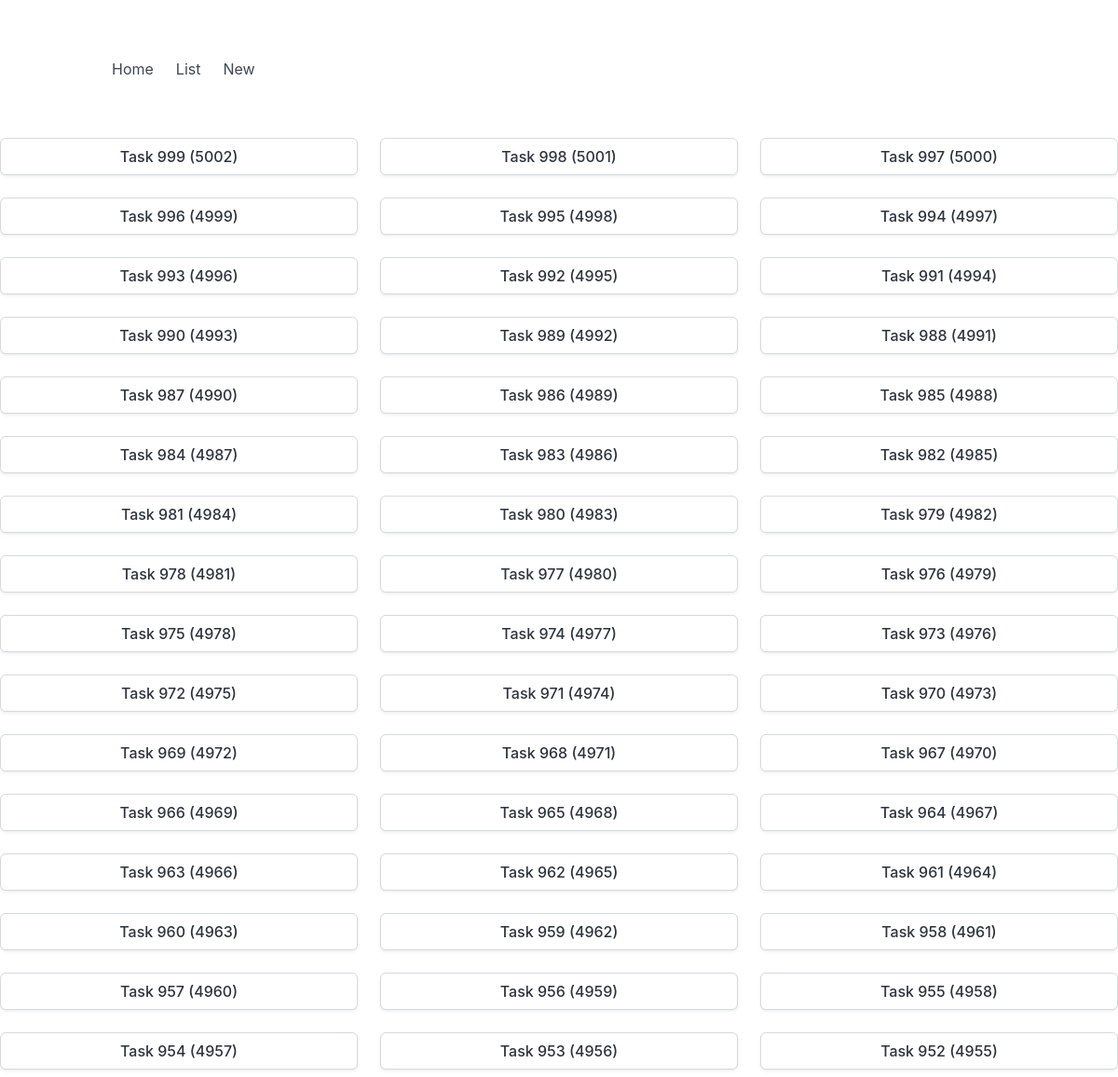
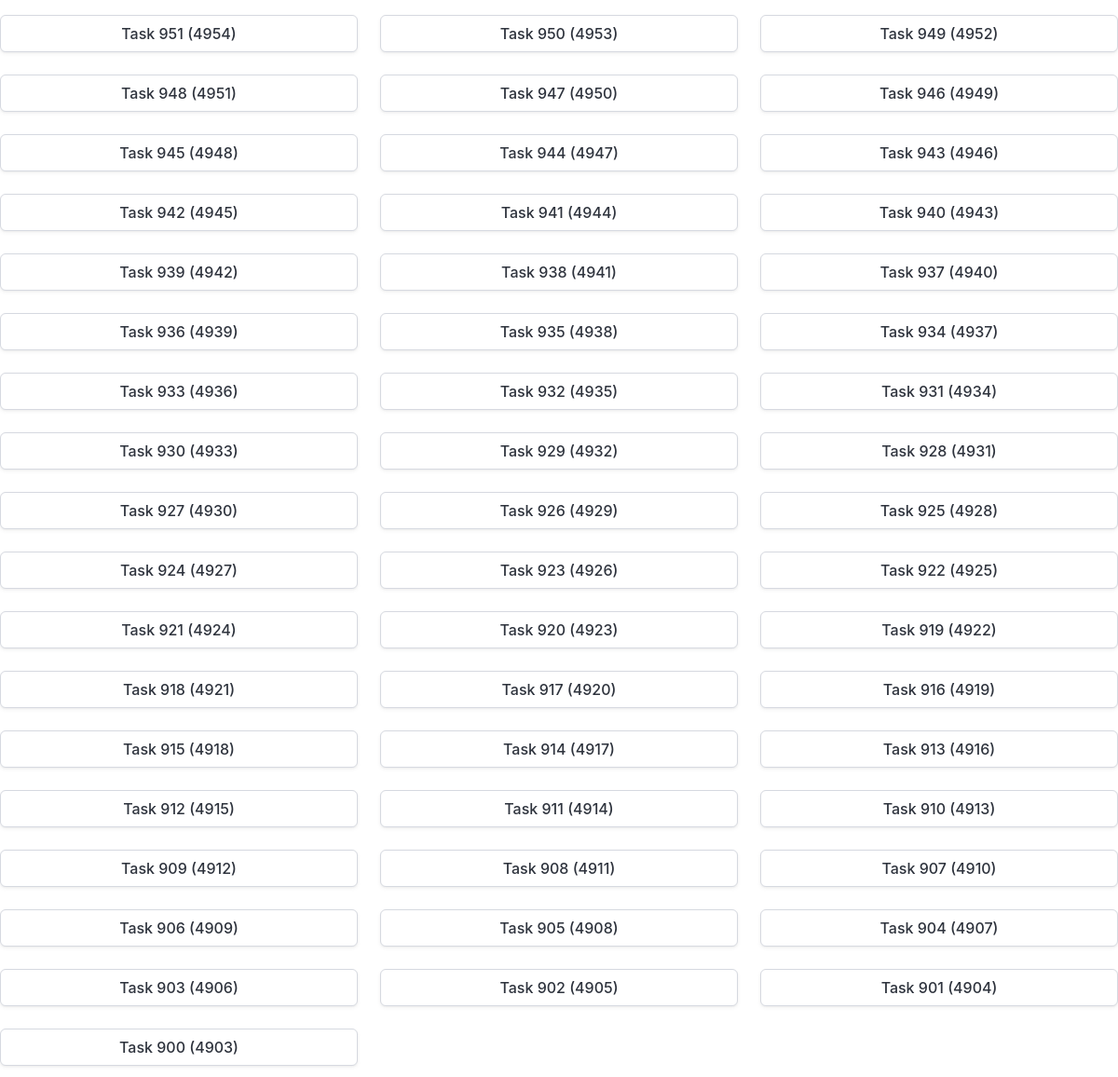
The app's page /todo/list/, older data (2 pictures, top to bottom).
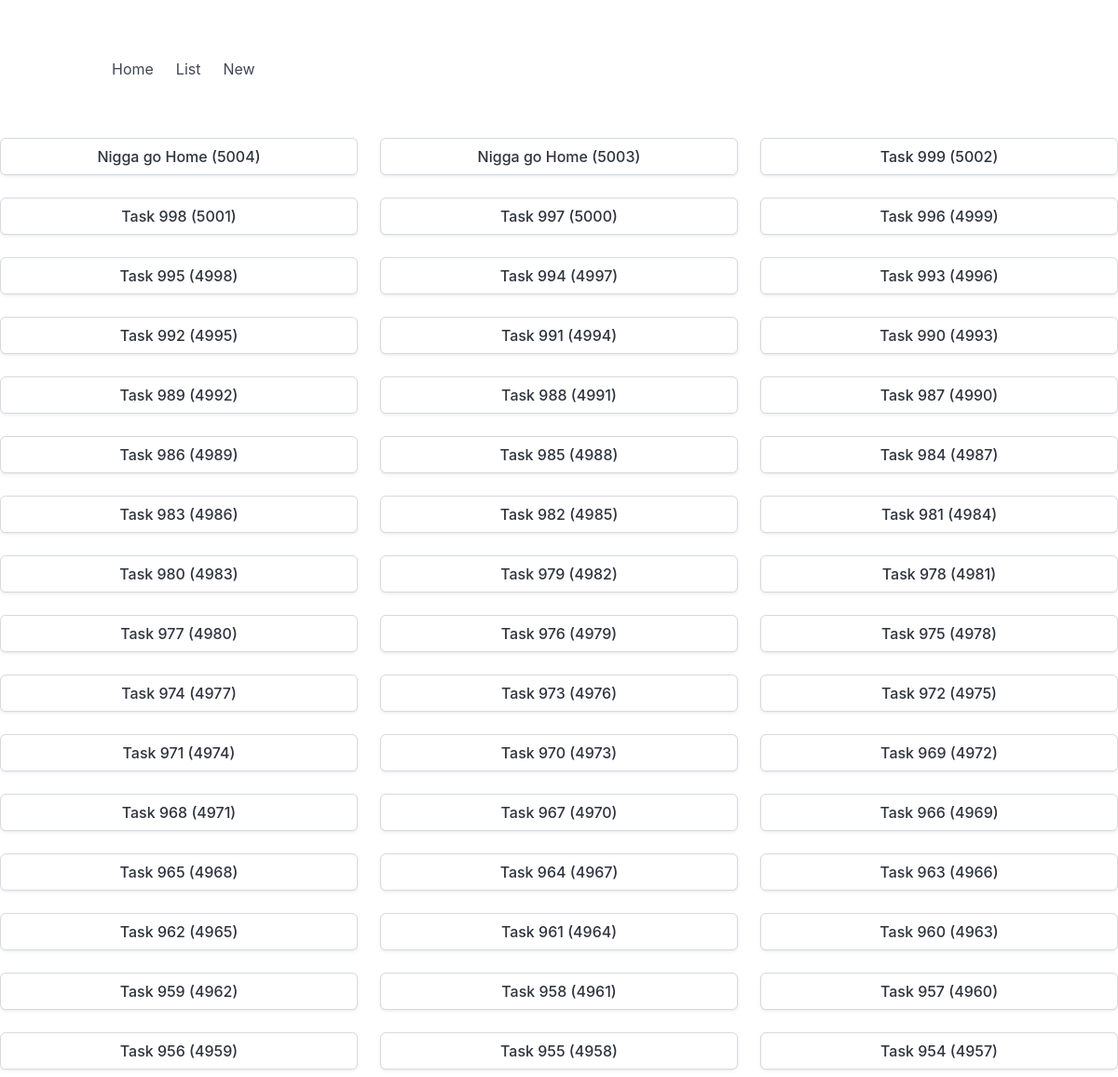
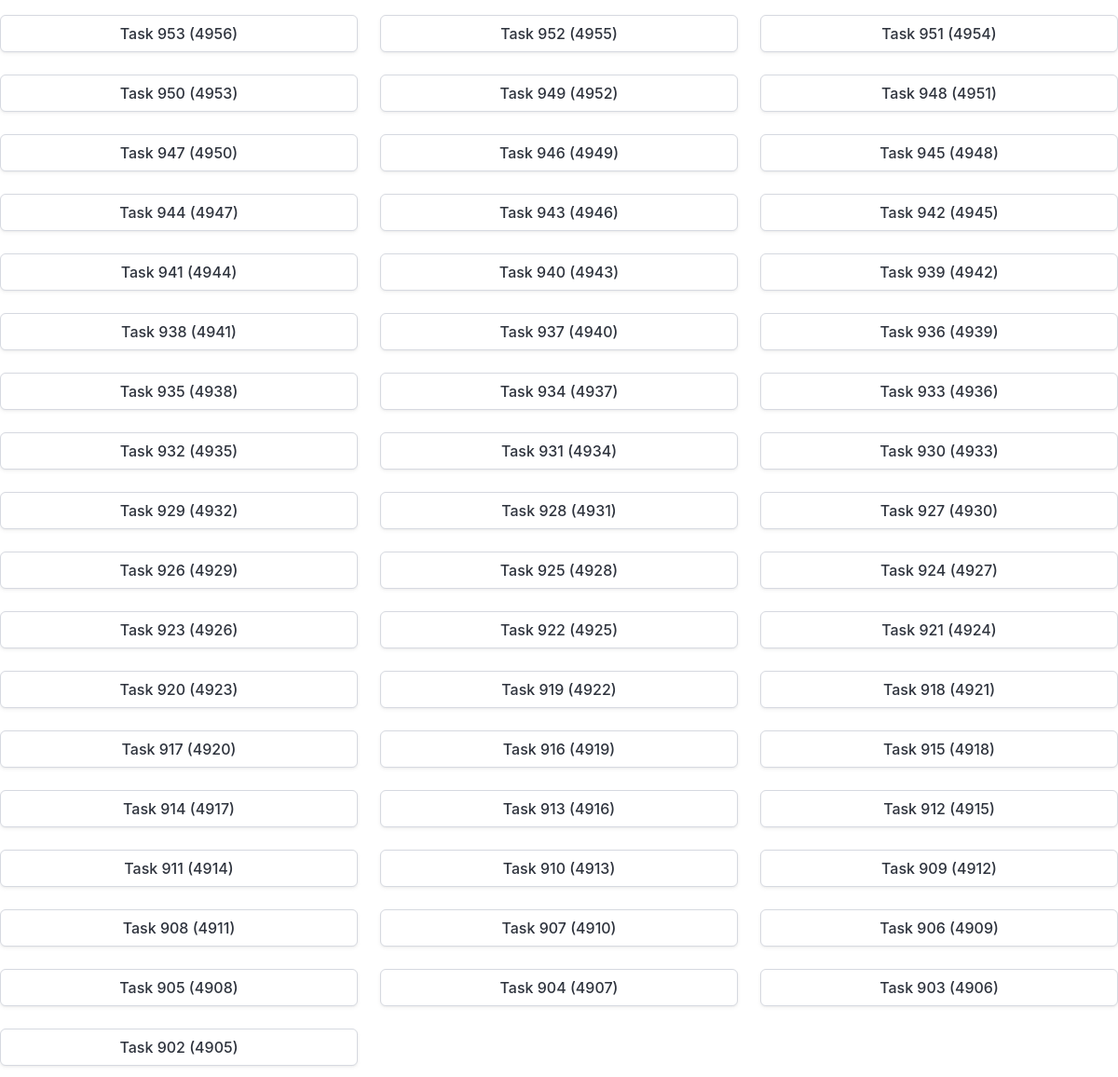
The same page, newer data (2 pictures, top to bottom).
### todo/models.py (models this page shows, shortened)
class Task(models.Model):
    title = models.CharField(max_length=100)
    desc = models.CharField(max_length=500)
    create_dt = models.DateTimeField(auto_now_add=True)
    update_dt = models.DateTimeField(auto_now=True)

### todo/views.py (the view)
# urls.py: path('list/', views.todo_list, name='list'),
def todo_list(request):
    tasks = Task.objects.all().order_by('-id')[0:100]
    context = {
        'tasks': tasks
    }
    return render(request, 'todo/list.html', context)

### todo/templates/todo/list.html (shortened to what this page needs)
<!DOCTYPE html>
<html>
  <head>
    <link rel="stylesheet" href="https://cdn.jsdelivr.net/npm/bulma@1.0.2/css/bulma.min.css">
  </head>
  <body>
    {% include 'todo/includes/nav.html' %}
    <div class='columns is-multiline'>
      {% for task in tasks %}
        <div class="column is-4">
          <a style="display: block" class='button' href="{% url 'todo:detail' number=task.id %}">
            {{ task.title }} ({{task.id}})
          </a>
        </div>
      {% endfor %}
    </div>
  </body>
</html>

### todo/templates/todo/includes/nav.html (shortened to what this page needs)
<section class="section">
    <div class="container">
      <nav class="navbar" role="navigation" aria-label="main navigation">
        <div class="navbar-brand">
            <a class="navbar-item" href="{% url 'todo:index' %}">Home</a>
            <a class="navbar-item" href="{% url 'todo:list' %}">List</a>
            <a class="navbar-item" href="{% url 'todo:new' %}">New</a>
        </div>
    </nav>
    </div>
  </section>

Row changes from the older to the newer data that the page shows:
no longer on this page (row unchanged): Task: title "Task 901", id "4904"
no longer on this page (row unchanged): Task: title "Task 900", id "4903"
added Task: title "Nigga go Home", id "5004"
added Task: title "Nigga go Home", id "5003"
